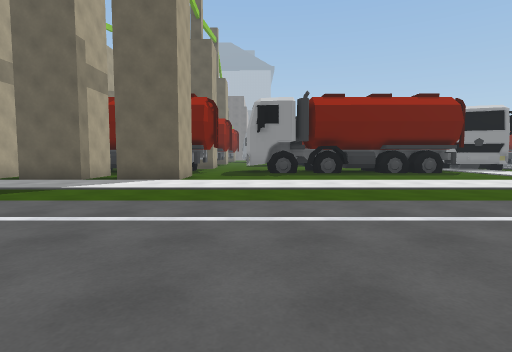
View 1 (above)

23 first-person views from a walk through a 3-D level made in the Unity game engine. The camera is 1.3 m above the floor, tilts 4° down and sees 80° across. The floor is counted in squares, 2 m on a side. Each view is taken from the middle of a square. On the plan, view 1 faces up. The plan holds only what a view shows up to about 10 squares ahead; the rest is blank. The place goes on beyond the plan.

View 2
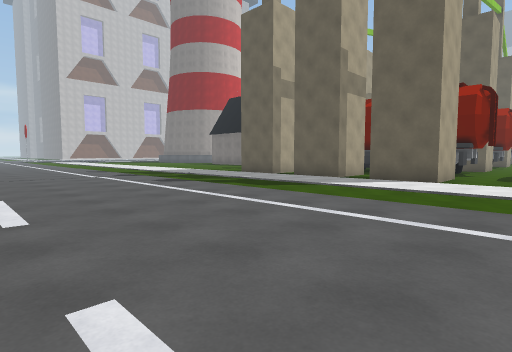

View 3
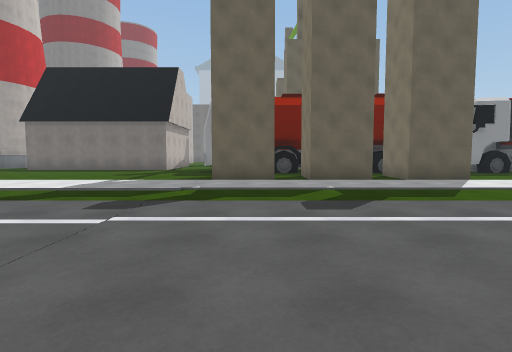

View 4
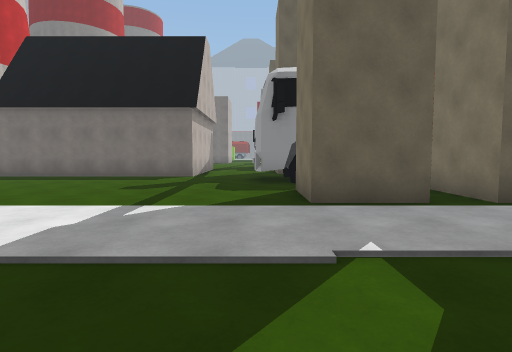

View 5
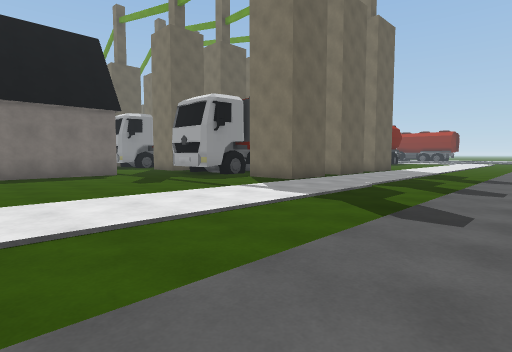

View 6
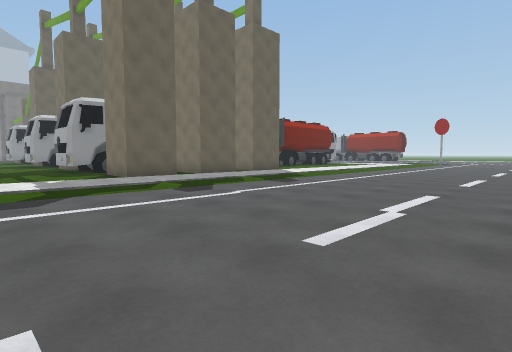

View 7
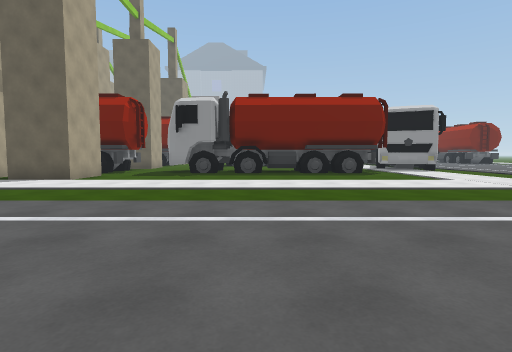

View 8
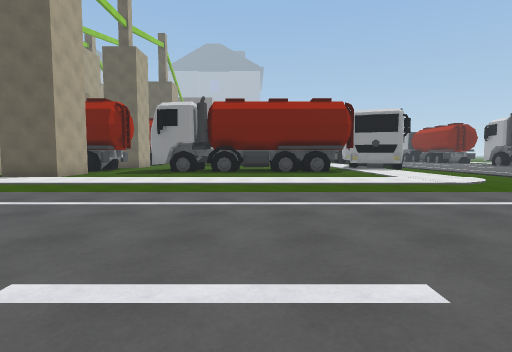

View 9
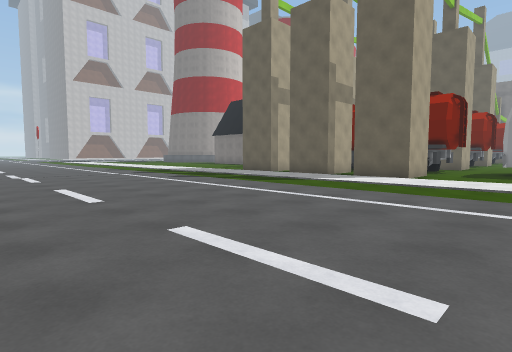

View 10
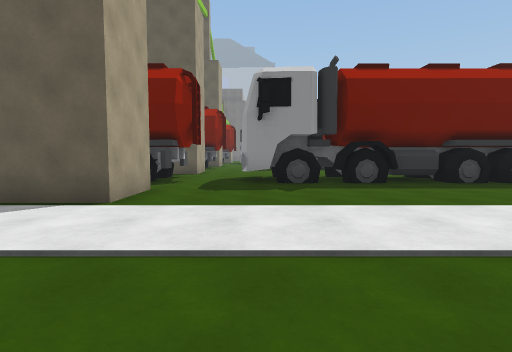

View 11
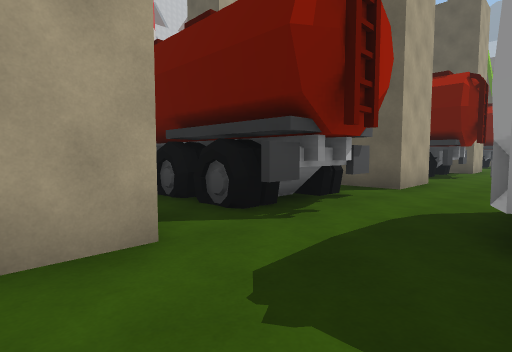

View 12
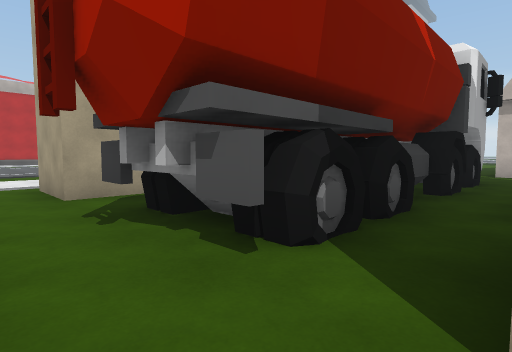

View 13
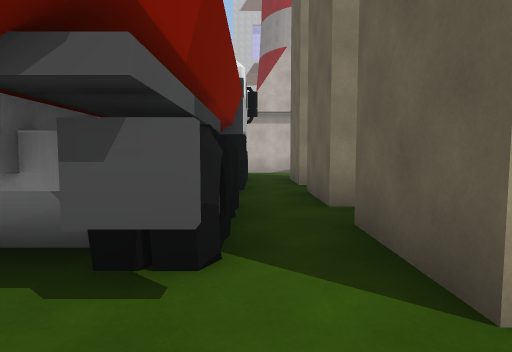

View 14
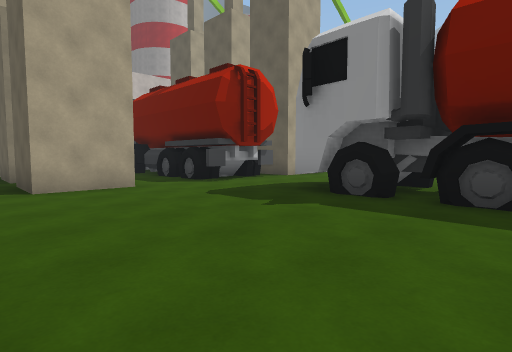

View 15
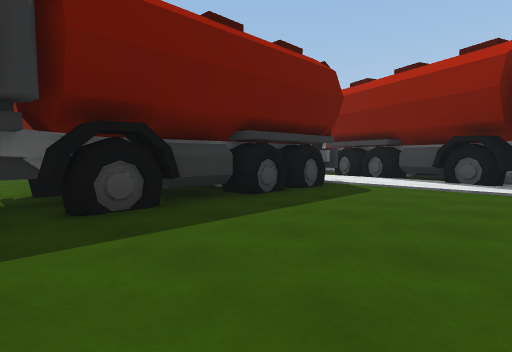

View 16
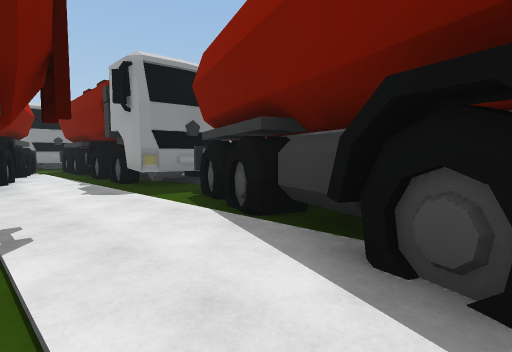

View 17
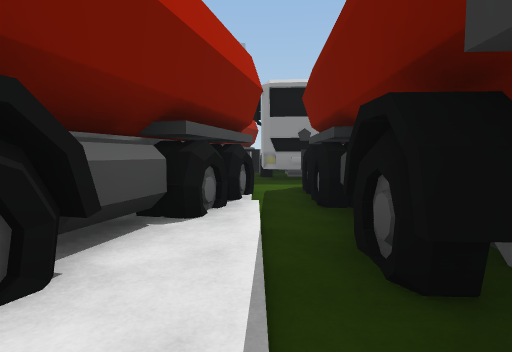

View 18
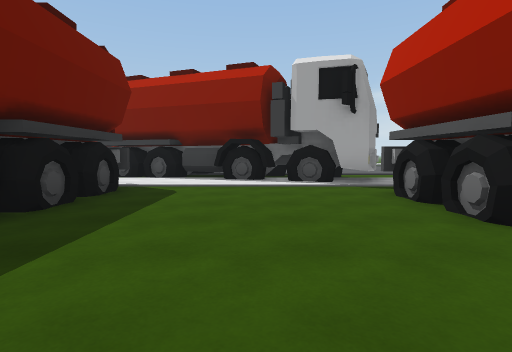

View 19
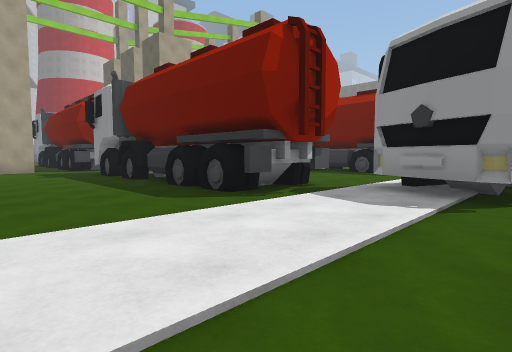

View 20
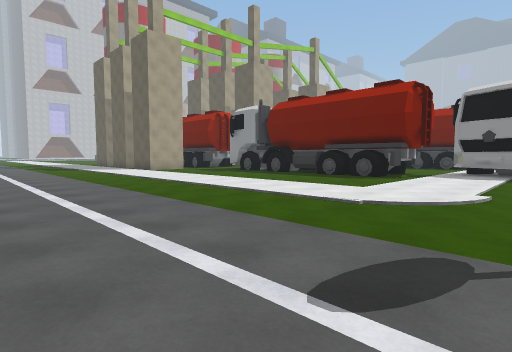

View 21
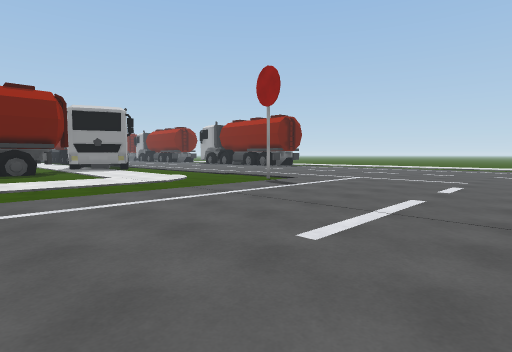

View 22
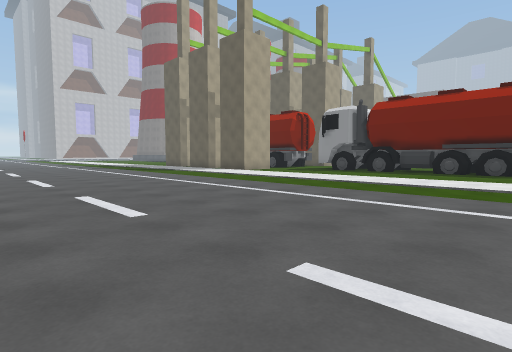

View 23
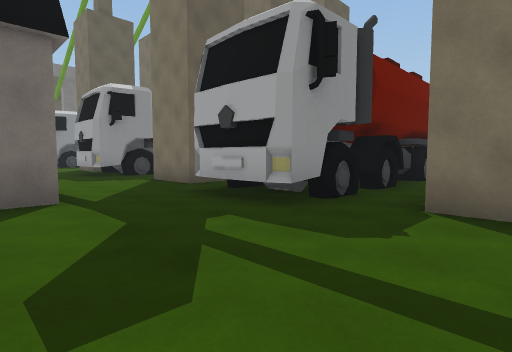

### Floor plan
Key: @ floor where view 1 was taken; # wall or solid block; . floor; W wheel; O other object.
Columns run from 16 left of view 1 to 11 right of it. Each row starts with its distance up from view 1.
 31                           .#
 30                           ..
 29                           .W
 28                          #WW
 27                          W.W
 26                         ##.#
 25                          #.W
 24                          W..
 23                          ..W
 22              ##.  ..     ..#
 21             WW... WW     ..#
 20      .#     ###..####    ..W
 19      .#W#  W#W#..#WW##WW#..W
 18      ...   ................#
 17      ...     .............##
 16      ..#      #...........W
 15      ..##.#####..........W#W
 14 #####..W.W.......O.O.....##O
 13 ......#####W#W#.     W#W..#.
 12 ......#W#W#W#W#.#W#W#W#W....
 11 ............................
 10 .......##.#####.............
  9 .......##.#####.............
  8 ............................
  7 ............................
  6 ............................
  5 ............................
  4 ............................
  3 ............................
  2    .........................
  1    .........................
  0    .............@...........
 -1    ......   ...... ........

Positions as (right, up) in squares from view 1, and headings:
1: (0, 0), facing up
2: (0, 0), facing up-left
3: (-8, 0), facing up
4: (-10, 4), facing up
5: (-16, 3), facing up-right
6: (-13, -1), facing up-right
7: (3, 0), facing up
8: (4, -1), facing up
9: (1, -1), facing up-left
10: (0, 4), facing up
11: (0, 9), facing up-left
12: (-1, 15), facing down-left
13: (-1, 14), facing left
14: (4, 14), facing up-left
15: (2, 15), facing up-right
16: (8, 16), facing up-right
17: (10, 23), facing up
18: (2, 16), facing right
19: (11, 8), facing up-left
20: (11, 2), facing up-left
21: (5, -1), facing up-right
22: (8, -1), facing up-left
23: (-13, 9), facing up-right
